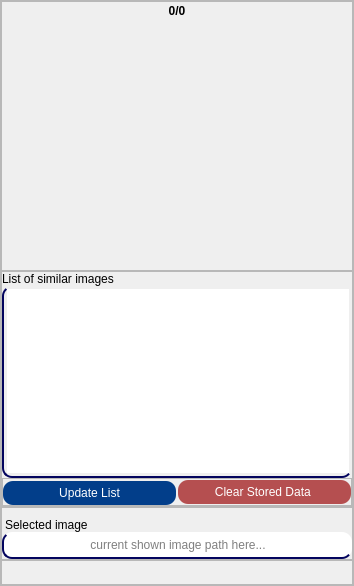
            <widget class="QFrame" name="frame_8">
             <property name="frameShape">
              <enum>QFrame::StyledPanel</enum>
             </property>
             <property name="frameShadow">
              <enum>QFrame::Raised</enum>
             </property>
             <layout class="QVBoxLayout" name="verticalLayout_9">
              <property name="spacing">
               <number>0</number>
              </property>
              <property name="leftMargin">
               <number>0</number>
              </property>
              <property name="topMargin">
               <number>0</number>
              </property>
              <property name="rightMargin">
               <number>0</number>
              </property>
              <property name="bottomMargin">
               <number>0</number>
              </property>
              <item alignment="Qt::AlignHCenter|Qt::AlignVCenter">
               <widget class="QFrame" name="frame_23">
                <property name="minimumSize">
                 <size>
                  <width>0</width>
                  <height>270</height>
                 </size>
                </property>
                <property name="maximumSize">
                 <size>
                  <width>16777215</width>
                  <height>300</height>
                 </size>
                </property>
                <property name="frameShape">
                 <enum>QFrame::StyledPanel</enum>
                </property>
                <property name="frameShadow">
                 <enum>QFrame::Raised</enum>
                </property>
                <layout class="QVBoxLayout" name="verticalLayout_22">
                 <property name="spacing">
                  <number>0</number>
                 </property>
                 <property name="leftMargin">
                  <number>0</number>
                 </property>
                 <property name="topMargin">
                  <number>0</number>
                 </property>
                 <property name="rightMargin">
                  <number>0</number>
                 </property>
                 <property name="bottomMargin">
                  <number>0</number>
                 </property>
                 <item>
                  <widget class="QLabel" name="label_13">
                   <property name="font">
                    <font>
                     <weight>75</weight>
                     <bold>true</bold>
                    </font>
                   </property>
                   <property name="text">
                    <string>0/0</string>
                   </property>
                   <property name="alignment">
                    <set>Qt::AlignCenter</set>
                   </property>
                  </widget>
                 </item>
                 <item>
                  <widget class="QLabel" name="label_7">
                   <property name="minimumSize">
                    <size>
                     <width>350</width>
                     <height>250</height>
                    </size>
                   </property>
                   <property name="maximumSize">
                    <size>
                     <width>350</width>
                     <height>250</height>
                    </size>
                   </property>
                   <property name="styleSheet">
                    <string notr="true">image: url(:/UI_ICONS/images/icons/pictures.png);</string>
                   </property>
                   <property name="text">
                    <string/>
                   </property>
                   <property name="alignment">
                    <set>Qt::AlignCenter</set>
                   </property>
                  </widget>
                 </item>
                </layout>
               </widget>
              </item>
              <item>
               <widget class="QFrame" name="frame_24">
                <property name="frameShape">
                 <enum>QFrame::StyledPanel</enum>
                </property>
                <property name="frameShadow">
                 <enum>QFrame::Raised</enum>
                </property>
                <layout class="QVBoxLayout" name="verticalLayout_23">
                 <property name="spacing">
                  <number>0</number>
                 </property>
                 <property name="leftMargin">
                  <number>0</number>
                 </property>
                 <property name="topMargin">
                  <number>0</number>
                 </property>
                 <property name="rightMargin">
                  <number>0</number>
                 </property>
                 <property name="bottomMargin">
                  <number>0</number>
                 </property>
                 <item>
                  <widget class="QLabel" name="label_12">
                   <property name="text">
                    <string>List of similar images</string>
                   </property>
                  </widget>
                 </item>
                 <item>
                  <widget class="QListWidget" name="listWidget">
                   <property name="sizePolicy">
                    <sizepolicy hsizetype="Expanding" vsizetype="Preferred">
                     <horstretch>0</horstretch>
                     <verstretch>0</verstretch>
                    </sizepolicy>
                   </property>
                   <property name="minimumSize">
                    <size>
                     <width>0</width>
                     <height>50</height>
                    </size>
                   </property>
                   <property name="styleSheet">
                    <string notr="true">
QListWidget{
	border-radius:10px;
	border-bottom-width: 1.5px;
	border-left-width: 1.5px;
	border-style: solid;
	border-color: rgb(3, 4, 94);
	padding:3px;
	height: 50px;
}

QListWidget::item:alternate {
    background: rgb(176, 196, 246);
}

QListView::item:selected {
    background: rgb(55, 157, 241);
	border-radius:5px;
}

QListView::item:selected:!active {
    background: rgb(55, 157, 241);
	border-radius:5px;
}

QListView::item:selected:active {
    background: rgb(55, 157, 241);
	border-radius:5px;
}

QListWidget::item:hover {
    background: rgb(176, 196, 246);
	border-radius:5px;
}
</string>
                   </property>
                   <property name="frameShadow">
                    <enum>QFrame::Sunken</enum>
                   </property>
                   <property name="verticalScrollBarPolicy">
                    <enum>Qt::ScrollBarAlwaysOff</enum>
                   </property>
                   <property name="horizontalScrollBarPolicy">
                    <enum>Qt::ScrollBarAlwaysOff</enum>
                   </property>
                   <property name="isWrapping" stdset="0">
                    <bool>false</bool>
                   </property>
                  </widget>
                 </item>
                 <item>
                  <widget class="QFrame" name="frame_38">
                   <property name="frameShape">
                    <enum>QFrame::StyledPanel</enum>
                   </property>
                   <property name="frameShadow">
                    <enum>QFrame::Raised</enum>
                   </property>
                   <layout class="QHBoxLayout" name="horizontalLayout_18">
                    <property name="spacing">
                     <number>2</number>
                    </property>
                    <property name="leftMargin">
                     <number>0</number>
                    </property>
                    <property name="topMargin">
                     <number>0</number>
                    </property>
                    <property name="rightMargin">
                     <number>0</number>
                    </property>
                    <property name="bottomMargin">
                     <number>0</number>
                    </property>
                    <item>
                     <widget class="QPushButton" name="pushButton_16">
                      <property name="styleSheet">
                       <string notr="true">QPushButton{
	background-color:#023E8A;
	padding: 5px;
	border-radius: 10px;
	color: #fff;
	margin-top:2px;
}
QPushButton::hover{
	background-color: rgb(5, 8, 179);
}

QPushButton::pressed{
	background-color:rgb(6, 9, 198);
}

</string>
                      </property>
                      <property name="text">
                       <string>Update List</string>
                      </property>
                     </widget>
                    </item>
                    <item>
                     <widget class="QPushButton" name="pushButton_19">
                      <property name="styleSheet">
                       <string notr="true">QPushButton{
	padding: 5px;
	border-radius: 10px;
	color: #fff;
	background-color: rgb(181, 79, 80);
}
QPushButton::hover{
	background-color: rgb(171, 74, 76);
}

QPushButton::pressed{
	background-color:rgb(198, 86, 88);
}
</string>
                      </property>
                      <property name="text">
                       <string>Clear Stored Data </string>
                      </property>
                     </widget>
                    </item>
                   </layout>
                  </widget>
                 </item>
                </layout>
               </widget>
              </item>
              <item>
               <widget class="QFrame" name="frame_25">
                <property name="sizePolicy">
                 <sizepolicy hsizetype="Preferred" vsizetype="Fixed">
                  <horstretch>0</horstretch>
                  <verstretch>0</verstretch>
                 </sizepolicy>
                </property>
                <property name="frameShape">
                 <enum>QFrame::StyledPanel</enum>
                </property>
                <property name="frameShadow">
                 <enum>QFrame::Raised</enum>
                </property>
                <layout class="QVBoxLayout" name="verticalLayout_10">
                 <property name="spacing">
                  <number>0</number>
                 </property>
                 <property name="leftMargin">
                  <number>0</number>
                 </property>
                 <property name="topMargin">
                  <number>0</number>
                 </property>
                 <property name="rightMargin">
                  <number>0</number>
                 </property>
                 <property name="bottomMargin">
                  <number>0</number>
                 </property>
                 <item alignment="Qt::AlignBottom">
                  <widget class="QLabel" name="label_8">
                   <property name="sizePolicy">
                    <sizepolicy hsizetype="Preferred" vsizetype="Fixed">
                     <horstretch>0</horstretch>
                     <verstretch>0</verstretch>
                    </sizepolicy>
                   </property>
                   <property name="styleSheet">
                    <string notr="true">padding-top: 10px</string>
                   </property>
                   <property name="text">
                    <string>Selected image</string>
                   </property>
                  </widget>
                 </item>
                 <item>
                  <widget class="QLineEdit" name="lineEdit_4">
                   <property name="styleSheet">
                    <string notr="true">QLineEdit{
	min-height: 25px;
	border-radius:10px;
	border-bottom-width: 1.5px;
	border-left-width: 1.5px;
	border-style: solid;
	
	border-color: rgb(3, 4, 94);
}</string>
                   </property>
                   <property name="alignment">
                    <set>Qt::AlignCenter</set>
                   </property>
                   <property name="readOnly">
                    <bool>true</bool>
                   </property>
                   <property name="placeholderText">
                    <string>current shown image path here...</string>
                   </property>
                  </widget>
                 </item>
                </layout>
               </widget>
              </item>
              <item>
               <widget class="QFrame" name="frame_26">
                <property name="styleSheet">
                 <string notr="true">
QPushButton{
background-color:transparent;
	border-radius: 10px;
padding:3px;
}
QPushButton::hover{
	background-color: rgb(238, 238, 238);
}

QPushButton::pressed{
	background-color:;
	background-color: rgb(222, 222, 222);
}
</string>
                </property>
                <property name="frameShape">
                 <enum>QFrame::StyledPanel</enum>
                </property>
                <property name="frameShadow">
                 <enum>QFrame::Raised</enum>
                </property>
                <layout class="QHBoxLayout" name="horizontalLayout_4">
                 <property name="spacing">
                  <number>10</number>
                 </property>
                 <property name="leftMargin">
                  <number>0</number>
                 </property>
                 <property name="topMargin">
                  <number>0</number>
                 </property>
                 <property name="rightMargin">
                  <number>0</number>
                 </property>
                 <property name="bottomMargin">
                  <number>3</number>
                 </property>
                 <item>
                  <widget class="QPushButton" name="pushButton_7">
                   <property name="text">
                    <string/>
                   </property>
                   <property name="icon">
                    <iconset resource="resources.qrc">
                     <normaloff>:/UI_ICONS/images/icons/before.png</normaloff>:/UI_ICONS/images/icons/before.png</iconset>
                   </property>
                   <property name="iconSize">
                    <size>
                     <width>24</width>
                     <height>24</height>
                    </size>
                   </property>
                   <property name="shortcut">
                    <string>Left</string>
                   </property>
                  </widget>
                 </item>
                 <item>
                  <widget class="QPushButton" name="pushButton_8">
                   <property name="text">
                    <string/>
                   </property>
                   <property name="icon">
                    <iconset resource="resources.qrc">
                     <normaloff>:/UI_ICONS/images/icons/folder.png</normaloff>:/UI_ICONS/images/icons/folder.png</iconset>
                   </property>
                   <property name="iconSize">
                    <size>
                     <width>24</width>
                     <height>24</height>
                    </size>
                   </property>
                   <property name="shortcut">
                    <string>Space</string>
                   </property>
                  </widget>
                 </item>
                 <item>
                  <widget class="QPushButton" name="pushButton_9">
                   <property name="text">
                    <string/>
                   </property>
                   <property name="icon">
                    <iconset resource="resources.qrc">
                     <normaloff>:/UI_ICONS/images/icons/next.png</normaloff>:/UI_ICONS/images/icons/next.png</iconset>
                   </property>
                   <property name="iconSize">
                    <size>
                     <width>24</width>
                     <height>24</height>
                    </size>
                   </property>
                   <property name="shortcut">
                    <string>Right</string>
                   </property>
                  </widget>
                 </item>
                </layout>
               </widget>
              </item>
             </layout>
            </widget>
